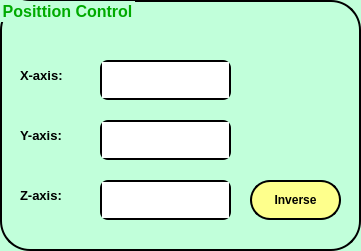
     <widget class="QGroupBox" name="grPosittionControl">
      <property name="geometry">
       <rect>
        <x>10</x>
        <y>300</y>
        <width>361</width>
        <height>251</height>
       </rect>
      </property>
      <property name="font">
       <font>
        <pointsize>12</pointsize>
        <weight>75</weight>
        <bold>true</bold>
       </font>
      </property>
      <property name="styleSheet">
       <string notr="true">QGroupBox {
	color: rgb(0, 170, 0);
	border: 2px solid;
	border-top-left-radius: 30px;
	border-top-right-radius: 30px;
	border-bottom-right-radius: 30px;
	border-bottom-left-radius: 30px;
	background-color: rgb(193, 255, 218);
}
</string>
      </property>
      <property name="title">
       <string>Posittion Control</string>
      </property>
      <widget class="QLabel" name="lbXPos">
       <property name="geometry">
        <rect>
         <x>20</x>
         <y>60</y>
         <width>71</width>
         <height>31</height>
        </rect>
       </property>
       <property name="font">
        <font>
         <pointsize>10</pointsize>
         <weight>75</weight>
         <bold>true</bold>
        </font>
       </property>
       <property name="styleSheet">
        <string notr="true">background-color: rgb(193, 255, 218);</string>
       </property>
       <property name="text">
        <string>X-axis:</string>
       </property>
      </widget>
      <widget class="QPlainTextEdit" name="edtXPos">
       <property name="geometry">
        <rect>
         <x>100</x>
         <y>60</y>
         <width>131</width>
         <height>40</height>
        </rect>
       </property>
       <property name="font">
        <font>
         <pointsize>9</pointsize>
         <weight>75</weight>
         <bold>true</bold>
        </font>
       </property>
       <property name="styleSheet">
        <string notr="true">QPlainTextEdit{
	border: 1.5px solid;
	border-radius: 8px;
}
QPlainTextEdit:hover{
	border: 1.5px solid;
	border-radius: 8px;
	background-color: rgb(224, 230, 230);

}</string>
       </property>
      </widget>
      <widget class="QLabel" name="lbYPos">
       <property name="geometry">
        <rect>
         <x>20</x>
         <y>120</y>
         <width>71</width>
         <height>31</height>
        </rect>
       </property>
       <property name="font">
        <font>
         <pointsize>10</pointsize>
         <weight>75</weight>
         <bold>true</bold>
        </font>
       </property>
       <property name="styleSheet">
        <string notr="true">background-color: rgb(193, 255, 218);</string>
       </property>
       <property name="text">
        <string>Y-axis:</string>
       </property>
      </widget>
      <widget class="QLabel" name="lbZPos">
       <property name="geometry">
        <rect>
         <x>20</x>
         <y>180</y>
         <width>71</width>
         <height>31</height>
        </rect>
       </property>
       <property name="font">
        <font>
         <pointsize>10</pointsize>
         <weight>75</weight>
         <bold>true</bold>
        </font>
       </property>
       <property name="styleSheet">
        <string notr="true">background-color: rgb(193, 255, 218);</string>
       </property>
       <property name="text">
        <string>Z-axis:</string>
       </property>
      </widget>
      <widget class="QPlainTextEdit" name="edtYPos">
       <property name="geometry">
        <rect>
         <x>100</x>
         <y>120</y>
         <width>131</width>
         <height>40</height>
        </rect>
       </property>
       <property name="font">
        <font>
         <pointsize>9</pointsize>
         <weight>75</weight>
         <bold>true</bold>
        </font>
       </property>
       <property name="styleSheet">
        <string notr="true">QPlainTextEdit{
	border: 1.5px solid;
	border-radius: 8px;
}
QPlainTextEdit:hover{
	border: 1.5px solid;
	border-radius: 8px;
	background-color: rgb(224, 230, 230);
}</string>
       </property>
      </widget>
      <widget class="QPlainTextEdit" name="edtZPos">
       <property name="geometry">
        <rect>
         <x>100</x>
         <y>180</y>
         <width>131</width>
         <height>40</height>
        </rect>
       </property>
       <property name="font">
        <font>
         <pointsize>9</pointsize>
         <weight>75</weight>
         <bold>true</bold>
        </font>
       </property>
       <property name="styleSheet">
        <string notr="true">QPlainTextEdit{
	border: 1.5px solid;
	border-radius: 8px;
}
QPlainTextEdit:hover{
	border: 1.5px solid;
	border-radius: 8px;
	background-color: rgb(224, 230, 230);
}</string>
       </property>
      </widget>
      <widget class="QPushButton" name="btnInverse">
       <property name="geometry">
        <rect>
         <x>250</x>
         <y>180</y>
         <width>91</width>
         <height>40</height>
        </rect>
       </property>
       <property name="font">
        <font>
         <pointsize>9</pointsize>
         <weight>75</weight>
         <bold>true</bold>
        </font>
       </property>
       <property name="styleSheet">
        <string notr="true">QPushButton{
	background-color: rgb(254, 255, 140);
	border: 2px solid;
	border-top-left-radius: 20px;
	border-top-right-radius: 20px;
	border-bottom-right-radius: 20px;
	border-bottom-left-radius: 20px;
}

QPushButton:hover{
	background-color: rgb(254, 220, 140);
	border: 2px solid rgb(162, 162, 162);
	border-top-left-radius: 20px;
	border-top-right-radius: 20px;
	border-bottom-right-radius: 20px;
	border-bottom-left-radius: 20px;
}
</string>
       </property>
       <property name="text">
        <string>Inverse</string>
       </property>
      </widget>
     </widget>
